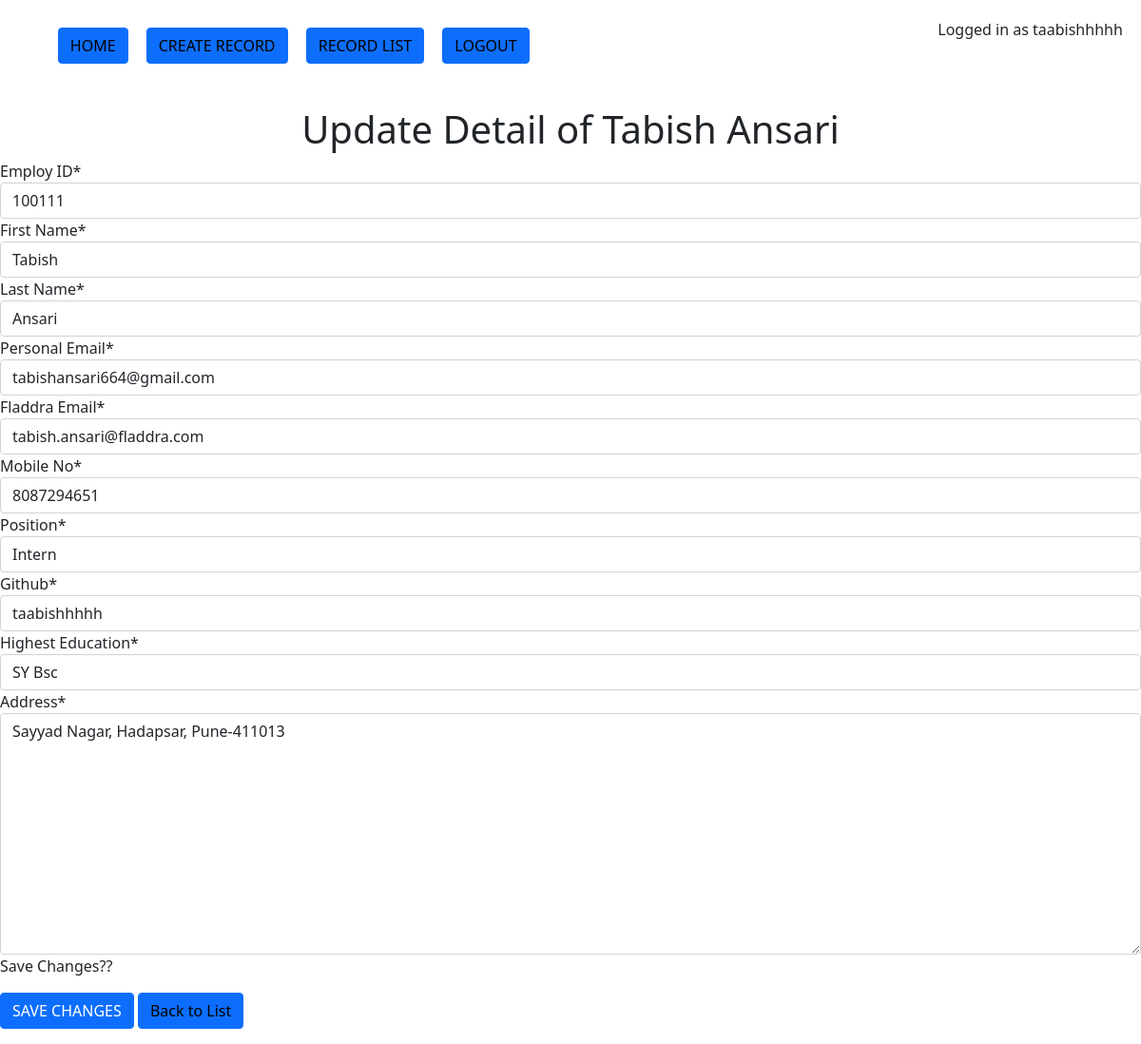
Page /emp/update/1/ (signed in) on the earlier database version.
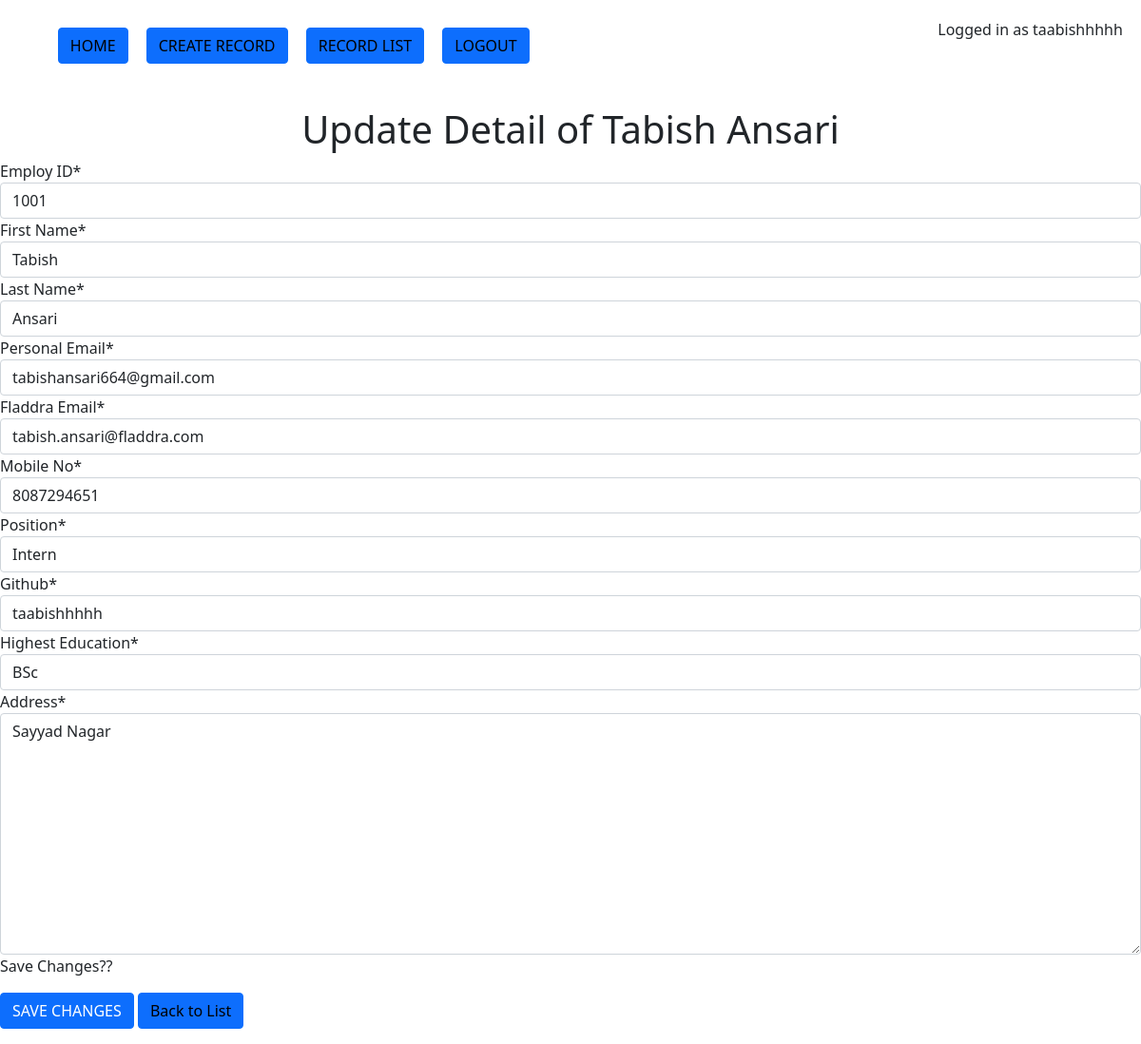
Same page on the later database version.
### emp/models.py (models this page shows, shortened)
class Employ(models.Model):
    intern = 'Intern'
    sendev = 'Senior Developer'
    jundev = 'Junior Developer'
    hr = 'HR'
    no = '-'
    test = 'Test'
    position_choices = [
                (intern ,'Intern'),
                (sendev ,'Senior Developer'),
                 (jundev ,'Junior Developer'),
                 (hr , 'HR'),
                 (no , '-'),
                 (test , 'Test')
                 ]
    empid = models.AutoField(primary_key=True)
    employID = IntegerField('Employ ID', unique=True, validators=[validate_employID, ])
    fname = models.CharField('First Name', max_length=20, validators= [validate_fname, ])
    lname = models.CharField('Last Name', max_length=20, validators=[validate_lname, ])
    personalEmail = models.EmailField('Personal Email')
    fladdraEmail = models.EmailField('Fladdra Email', validators=[validate_fladdraEmail])
    mobile = models.IntegerField('Mobile No', unique=True, validators=[validate_mobile, ])
    position = models.CharField('Position', max_length=16,choices=position_choices, validators=[validate_position])
    github = models.CharField('Github', max_length=50)
    education = models.CharField('Highest Education', max_length=80)
    address = models.TextField('Address')
    joinedOn = models.DateField('Joined On', default=date.today)
    is_archived = models.BooleanField(default=False, null=True, blank=True)
    def get_full_name(self):
        return self.fname + ' ' + self.lname
    class Meta:
        verbose_name = 'Employee'
        verbose_name_plural = 'Employees'

### emp/views.py (the view, shortened to what this page needs)
# urls.py: path('update/<int:empid>/', UpdateEmp.as_view(), name='update_emp'),
class UpdateEmp(LoginRequiredMixin, UpdateView):
    form_class = EmployForm
    template_name = 'emp/update.html'
    queryset = Employ.objects.filter(is_archived=False)
    success_message = 'Details Updated Successfully...'
    def get_object(self):
        id_ = self.kwargs.get('empid')
        return get_object_or_404(Employ, empid=id_)

### emp/forms.py
class EmployForm(forms.ModelForm):   #Model Form
    class Meta:
        model = Employ
        fields = [
            'empid',
            'employID',
            'fname',
            'lname',
            'personalEmail',
            'fladdraEmail',
            'mobile',
            'position',
            'github',
            'education',
            'address',
        ]

### templates/emp/update.html (shortened to what this page needs)
{% include 'navbar.html' %}
{% load crispy_forms_tags %}
<center><h1>Update Detail of {{ object.get_full_name }}</h1></center>
<form method="post" action=""> {% csrf_token %}
    {{ form|crispy }}
    <p>Save Changes??</p>
    <input class="btn btn-primary" type="submit" value="SAVE CHANGES">
    <button class="btn btn-primary" ><a href="/emp/list/">Back to List</a></button>
</form>

Differences in the rows shown:
changed Employ "Tabish Ansari": employID "100111" → "1001"; education "SY Bsc" → "BSc"; address "Sayyad Nagar, Hadapsar, Pune-411013" → "Sayyad Nagar"
